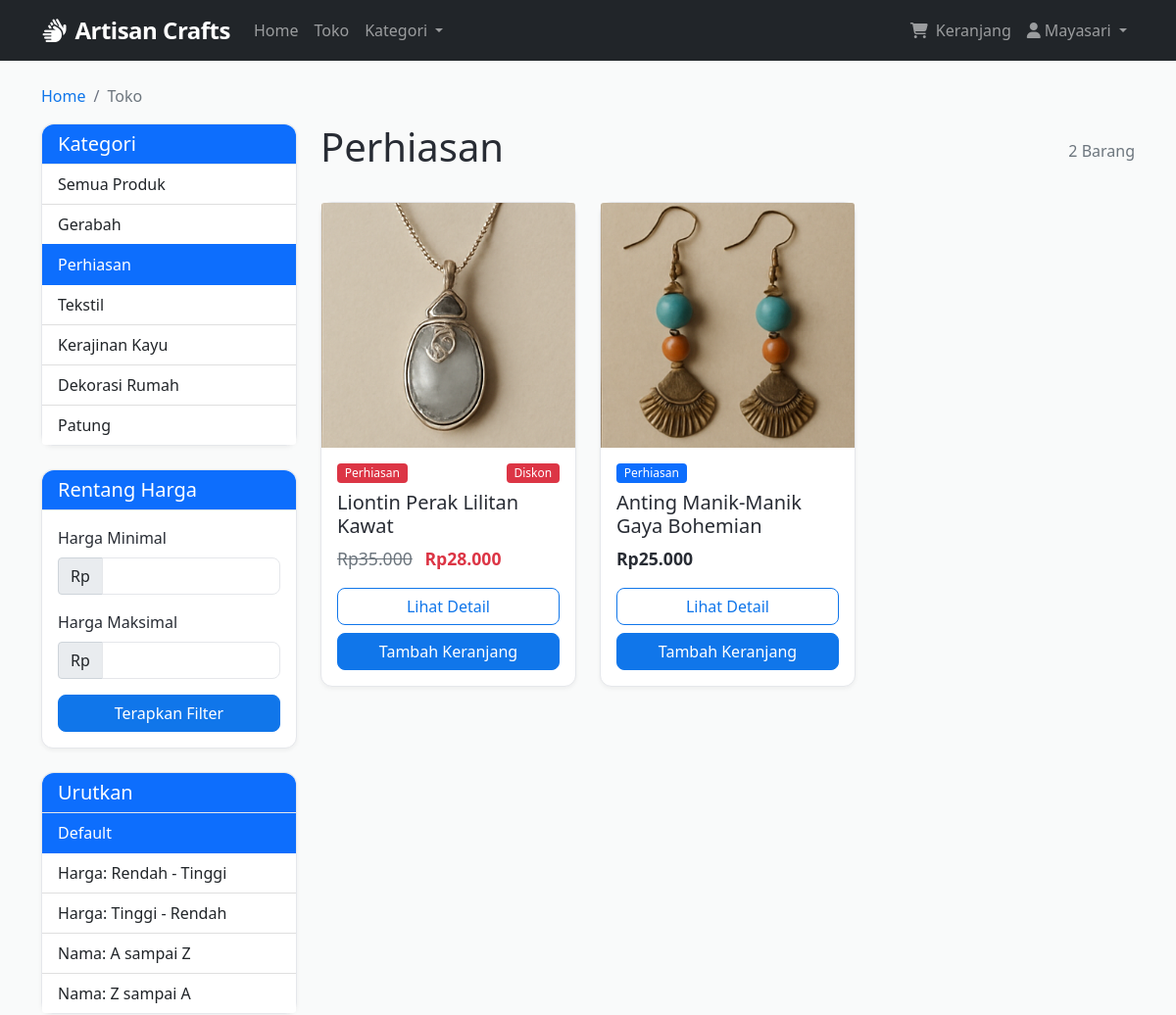
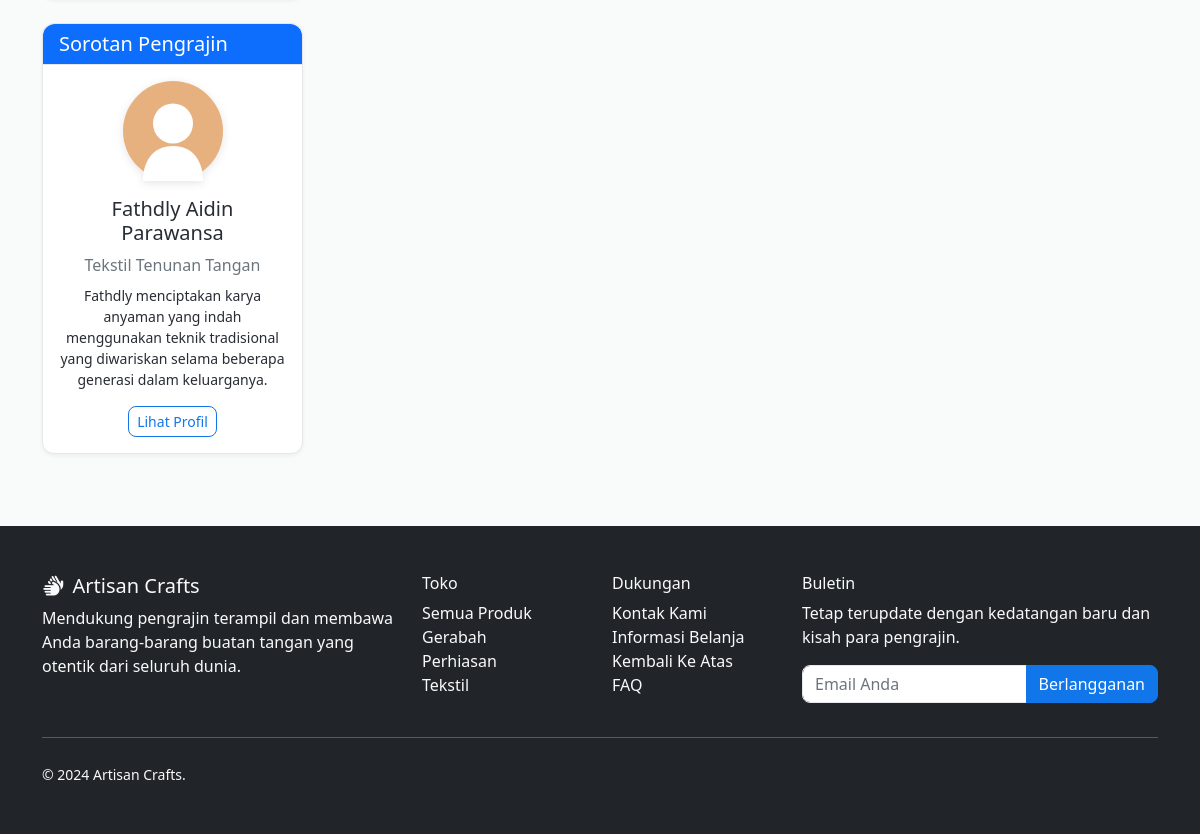
Screenshot of /products?category=JW (signed in) with the database file from the repository (2 pictures, top to bottom).
### models.py (models this page shows, shortened)
class Category(db.Model):
    id = db.Column(db.Integer, primary_key=True)
    code = db.Column(db.String(2), unique=True, nullable=False)
    name = db.Column(db.String(100), nullable=False)
    items = db.relationship('Item', backref='category', lazy=True)

class Item(db.Model):
    id = db.Column(db.Integer, primary_key=True)
    title = db.Column(db.String(200), nullable=False)
    slug = db.Column(db.String(200), unique=True, nullable=False)
    description = db.Column(db.Text, nullable=False)
    price = db.Column(db.Numeric(10, 2), nullable=False)
    discount_price = db.Column(db.Numeric(10, 2), nullable=True)
    image_url = db.Column(db.String(500), nullable=True)
    category_id = db.Column(db.Integer, db.ForeignKey('category.id'), nullable=False)
    label = db.Column(db.String(1), default='P')  # P=Primary, S=Secondary, D=Danger
    date_added = db.Column(db.DateTime, default=datetime.utcnow)
    order_items = db.relationship('OrderItem', backref='item', lazy=True)
    def get_absolute_url(self):
        return f'/product/{self.slug}'
    def get_add_to_cart_url(self):
        return f'/add-to-cart/{self.slug}'
    def get_label_display(self):
        if self.label == 'P':
            return 'primary'
        elif self.label == 'S':
            return 'secondary'
        elif self.label == 'D':
            return 'danger'
        return 'primary'

### core/routes.py (the view, shortened to what this page needs)
@bp.route('/products')
def products():
    categories = [(cat.code, cat.name) for cat in Category.query.all()]
    query = Item.query
    category_filter = request.args.get('category')
    if category_filter:
        query = query.join(Category).filter(Category.code == category_filter)
    min_price = request.args.get('min_price', type=float)
    max_price = request.args.get('max_price', type=float)
    sort_by = request.args.get('sort', 'default')
    if sort_by == 'price_asc':
        query = query.order_by(Item.price.asc())
    elif sort_by == 'price_desc':
        query = query.order_by(Item.price.desc())
    elif sort_by == 'name_asc':
        query = query.order_by(Item.title.asc())
    elif sort_by == 'name_desc':
        query = query.order_by(Item.title.desc())
    else:
        query = query.order_by(Item.date_added.desc())
    page = request.args.get('page', 1, type=int)
    per_page = 12
    items = query.paginate(page=page, per_page=per_page, error_out=False)
    return render_template('products.html',
                         items=items,
                         categories=categories)

### app.py (called while the page is built)
def format_rupiah(value):
    if value is None:
        return ""
    harga_ribuan = int(value) * 1000
    return f"Rp{harga_ribuan:,}".replace(',', '.')

### core/routes.py (called while the page is built, shortened)
def get_or_create_order():
    if 'user_id' in session:
        order = Order.query.filter_by(user_id=session['user_id'], ordered=False).first()
        if not order:
            order = Order(user_id=session['user_id'])
            db.session.add(order)
            db.session.commit()
    return order

@bp.app_context_processor
def inject_cart_count():
    try:
        order = get_or_create_order()
        cart_count = order.get_item_count() if order else 0
    except:
        cart_count = 0
    return dict(cart_count=cart_count)

### models.py (called while the page is built)
    def get_item_count(self):
        return sum(item.quantity for item in self.items)

### templates/products.html (shortened to what this page needs)
{% extends 'base.html' %}
{% block content %}
<div class="container mt-4">
    <nav aria-label="breadcrumb">
        <ol class="breadcrumb">
            <li class="breadcrumb-item"><a href="{{ url_for('core.home') }}">Home</a></li>
            <li class="breadcrumb-item active" aria-current="page">Toko</li>
        </ol>
    </nav>
    <div class="row">
        <div class="col-lg-3 mb-4">
            <div class="card">
                <div class="card-header bg-primary text-white">
                    <h5 class="mb-0">Kategori</h5>
                </div>
                <div class="list-group list-group-flush">
                    <a href="{{ url_for('core.products') }}" class="list-group-item list-group-item-action{% if not request.args.get('category') %} active{% endif %}">
                        Semua Produk
                    </a>
                    {% for cat_code, cat_name in categories %}
                    <a href="{{ url_for('core.products', category=cat_code) }}" class="list-group-item list-group-item-action{% if request.args.get('category') == cat_code %} active{% endif %}">
                        {{ cat_name }}
                    </a>
                    {% endfor %}
                </div>
            </div>
            <div class="card mt-4">
                <div class="card-header bg-primary text-white">
                    <h5 class="mb-0">Rentang Harga</h5>
                </div>
                <div class="card-body">
                    <form method="GET" action="{{ url_for('core.products') }}" class="price-filter-form">
                        <div class="mb-3">
                            <label for="min_price" class="form-label">Harga Minimal</label>
                            <div class="input-group">
                                <span class="input-group-text">Rp</span>
                                <input type="number" class="form-control" id="min_price" name="min_price" min="0" value="{{ request.args.get('min_price', '') }}">
                            </div>
                        </div>
                        <div class="mb-3">
                            <label for="max_price" class="form-label">Harga Maksimal</label>
                            <div class="input-group">
                                <span class="input-group-text">Rp</span>
                                <input type="number" class="form-control" id="max_price" name="max_price" min="0" value="{{ request.args.get('max_price', '') }}">
                            </div>
                        </div>
                        <button type="submit" class="btn btn-primary w-100">Terapkan Filter</button>
                    </form>
                </div>
            </div>
            <div class="card mt-4">
                <div class="card-header bg-primary text-white">
                    <h5 class="mb-0">Urutkan</h5>
                </div>
                <div class="list-group list-group-flush">
                    <a href="{{ url_for('core.products') }}{% if request.args.get('category') %}?category={{ request.args.get('category') }}{% endif %}" class="list-group-item list-group-item-action{% if not request.args.get('sort') %} active{% endif %}">
                        Default
                    </a>
                    <a href="{{ url_for('core.products') }}?{% if request.args.get('category') %}category={{ request.args.get('category') }}&{% endif %}sort=price_asc" class="list-group-item list-group-item-action{% if request.args.get('sort') == 'price_asc' %} active{% endif %}">
                        Harga: Rendah - Tinggi
                    </a>
                    <a href="{{ url_for('core.products') }}?{% if request.args.get('category') %}category={{ request.args.get('category') }}&{% endif %}sort=price_desc" class="list-group-item list-group-item-action{% if request.args.get('sort') == 'price_desc' %} active{% endif %}">
                        Harga: Tinggi - Rendah
                    </a>
                    <a href="{{ url_for('core.products') }}?{% if request.args.get('category') %}category={{ request.args.get('category') }}&{% endif %}sort=name_asc" class="list-group-item list-group-item-action{% if request.args.get('sort') == 'name_asc' %} active{% endif %}">
                        Nama: A sampai Z
                    </a>
                    <a href="{{ url_for('core.products') }}?{% if request.args.get('category') %}category={{ request.args.get('category') }}&{% endif %}sort=name_desc" class="list-group-item list-group-item-action{% if request.args.get('sort') == 'name_desc' %} active{% endif %}">
                        Nama: Z sampai A
                    </a>
                </div>
            </div>
            <div class="card mt-4">
                <div class="card-header bg-primary text-white">
                    <h5 class="mb-0">Sorotan Pengrajin</h5>
                </div>
                <div class="card-body text-center">
                    <div class="artisan-avatar mb-3">
                        <svg width="100" height="100" viewBox="0 0 200 200" xmlns="http://www.w3.org/2000/svg">
                            <circle cx="100" cy="100" r="100" fill="#e6b17e" />
                            <circle cx="100" cy="85" r="40" fill="#fff" />
                            <path d="M100,130 C60,130 40,160 40,200 L160,200 C160,160 140,130 100,130 Z" fill="#fff" />
                        </svg>
                    </div>
                    <h5>Fathdly Aidin Parawansa</h5>
                    <p class="mb-2 text-muted">Tekstil Tenunan Tangan</p>
                    <p class="small">Fathdly menciptakan karya anyaman yang indah menggunakan teknik tradisional yang diwariskan selama beberapa generasi dalam keluarganya.</p>
                    <a href="#" class="btn btn-sm btn-outline-primary">Lihat Profil</a>
                </div>
            </div>
        </div>
        <div class="col-lg-9">
            <div class="d-flex justify-content-between align-items-center mb-4">
                <h1>
                    {% if request.args.get('category') %}
                        {% for cat_code, cat_name in categories %}
                            {% if request.args.get('category') == cat_code %}
                                {{ cat_name }}
                            {% endif %}
                        {% endfor %}
                    {% else %}
                        Kerajinan Tangan
                    {% endif %}
                </h1>
                <span class="text-muted">{{ items.total }} Barang</span>
            </div>
            <div class="row g-4">
                {% for item in items.items %}
                <div class="col-md-6 col-lg-4">
                    <div class="card product-card h-100">
                        {% if item.image_url %}
                        <img src="{{ url_for('static', filename='images/' + item.image_url) }}" class="card-img-top" alt="{{ item.title }}">
                        {% else %}
                        <div class="card-img-top product-placeholder">
                            <i class="fas fa-image fa-3x text-muted"></i>
                        </div>
                        {% endif %}
                        <div class="card-body">
                            <div class="d-flex justify-content-between mb-2">
                                <span class="badge bg-{{ item.get_label_display() }}">
                                    {{ item.category.name }}
                                </span>
                                {% if item.discount_price %}
                                <span class="badge bg-danger">Diskon</span>
                                {% endif %}
                            </div>
                            <h5 class="card-title">{{ item.title }}</h5>
                            <div class="product-price mb-3">
                                {% if item.discount_price %}
                                <span class="text-muted text-decoration-line-through me-2">{{ item.price|rupiah }}</span>
                                <span class="fw-bold text-danger">{{ item.discount_price|rupiah }}</span>
                                {% else %}
                                <span class="fw-bold">{{ item.price|rupiah }}</span>
                                {% endif %}
                            </div>
                            <div class="d-grid gap-2">
                                <a href="{{ item.get_absolute_url() }}" class="btn btn-outline-primary">Lihat Detail</a>
                                <a href="{{ item.get_add_to_cart_url() }}" class="btn btn-primary">Tambah Keranjang</a>
                            </div>
                        </div>
                    </div>
                </div>
                {% endfor %}
            </div>
        </div>
    </div>
</div>
{% endblock %}

### static/css/style.css (style rules this page uses)
:root { --primary-color: 212 87% 49%; --secondary-color: 30 70% 70%; --accent-color: 92 40% 40%; --background: 210 11% 98%; --card-background: 0 0% 100%; --text-primary: 220 13% 18%; --text-secondary: 220 9% 46%; --border-color: 220 13% 91%; }
body { font-family: 'Segoe UI', Tahoma, Geneva, Verdana, sans-serif; background-color: hsl(var(--background)); color: hsl(var(--text-primary)); }
.product-card { transition: transform 0.3s ease, box-shadow 0.3s ease; border: 1px solid hsl(var(--border-color)); background-color: hsl(var(--card-background)); }
.product-card .card-img-top { height: 250px; object-fit: cover; background-color: hsl(var(--background)); }
.product-price { font-size: 1.1rem; }
.btn { border-radius: 8px; font-weight: 500; transition: all 0.3s ease; }
.btn-primary { background-color: hsl(var(--primary-color)); border-color: hsl(var(--primary-color)); }
.btn-outline-primary { color: hsl(var(--primary-color)); border-color: hsl(var(--primary-color)); }
.card { border: 1px solid hsl(var(--border-color)); border-radius: 12px; background-color: hsl(var(--card-background)); box-shadow: 0 2px 4px rgba(0,0,0,0.05); }
.card-header { border-bottom: 1px solid hsl(var(--border-color)); border-radius: 12px 12px 0 0 !important; }
.form-control { border: 1px solid hsl(var(--border-color)); border-radius: 8px; transition: border-color 0.3s ease, box-shadow 0.3s ease; }
.badge { font-size: 0.75rem; font-weight: 500; }
.product-card, .category-card { animation: fadeIn 0.6s ease-out; }
.artisan-avatar svg { filter: drop-shadow(0 2px 4px rgba(0,0,0,0.1)); }
.breadcrumb { background-color: transparent; padding: 0; margin-bottom: 1rem; }
.breadcrumb-item + .breadcrumb-item::before { color: hsl(var(--text-secondary)); }
.breadcrumb-item a { color: hsl(var(--primary-color)); text-decoration: none; }

### rows the page displays
Category: name "Gerabah"
Category: name "Perhiasan"
Category: name "Tekstil"
Category: name "Kerajinan Kayu"
Category: name "Dekorasi Rumah"
Category: name "Patung"
Item: image_url (picture), category.name "Perhiasan", shows "Diskon", title "Liontin Perak Lilitan Kawat", price|rupiah "Rp35.000", discount_price|rupiah "Rp28.000"
Item: image_url (picture), category.name "Perhiasan", title "Anting Manik-Manik Gaya Bohemian", price|rupiah "Rp25.000"

### other values shown
{{ session.username }} "Mayasari"
{{ items.total }} "2"
